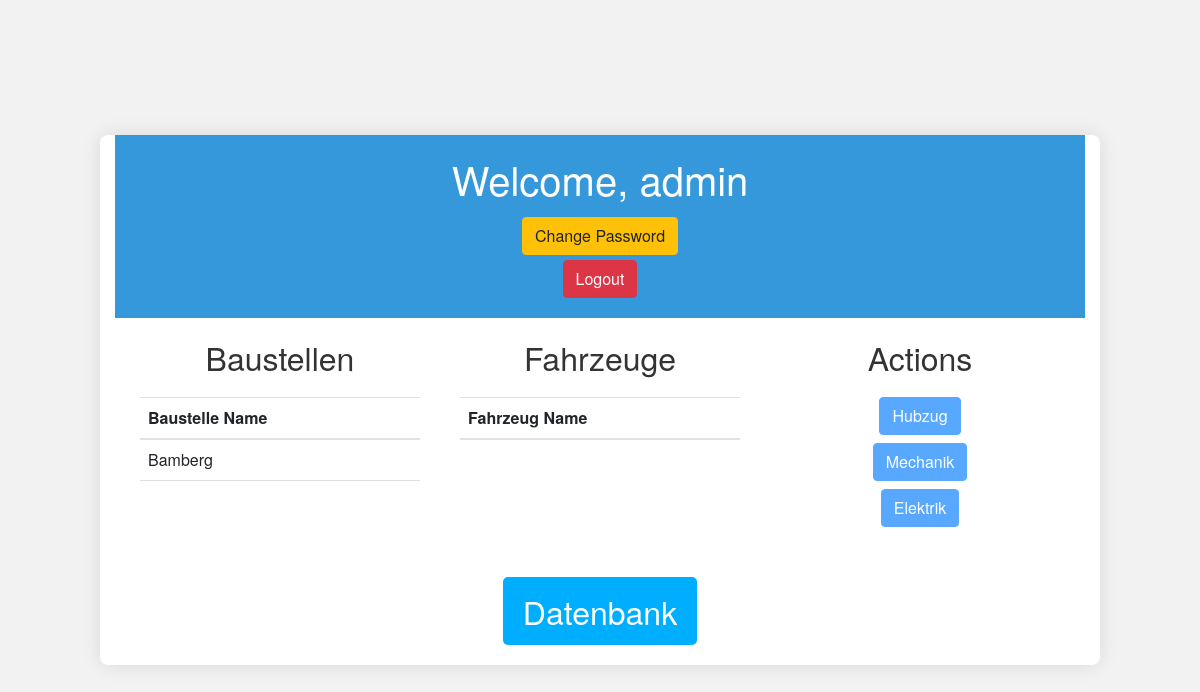
The app's page /userView/ (signed in), older data.
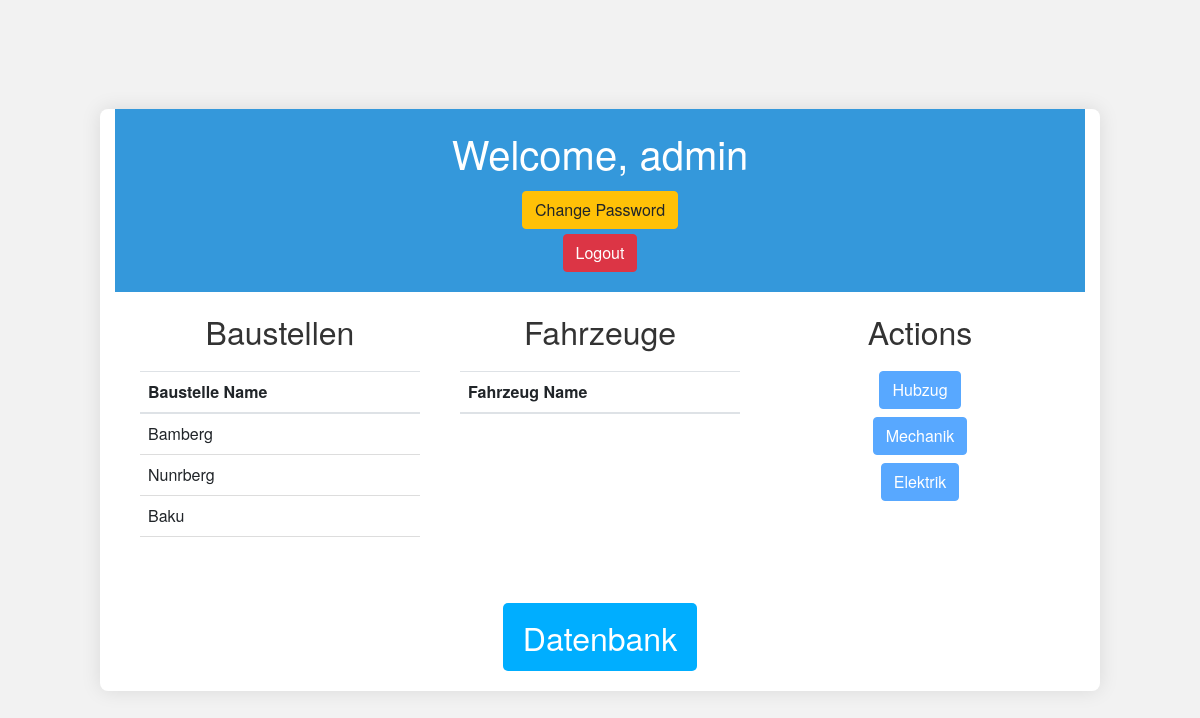
The same page, newer data.
### myapp/models.py (models this page shows, shortened)
class newBaustelle(models.Model):
    baustelleName=models.CharField(max_length=30)

### myapp/views.py (the view)
# urls.py: path('userView/', views.userView, name='user_view'),
@login_required(login_url="/")
def userView(request):
    modal_show = False  # Flag to control modal display
    if request.method == 'POST':
        userPasswordForm = PasswordChangeForm(request.user, request.POST)
        if userPasswordForm.is_valid():
            user = userPasswordForm.save()
            update_session_auth_hash(request, user)
            messages.success(request, 'Your password was successfully updated!')
            return redirect('/')  # Adjust the redirect as needed
        else:
            modal_show = True  # Set the flag to keep the modal open
    else:
        userPasswordForm = PasswordChangeForm(request.user)
    username = request.session.get('username', '')
    context = {
        'username': username,
        'baustellen_list': newBaustelle.objects.all(),
        'fahrzeug_list': newFahrzeug.objects.all(),
        'userPassword_form': userPasswordForm,
        'modal_show': modal_show  # Pass this flag to the template
    }
    return render(request, "userView.html", context)

### templates/userView.html (shortened to what this page needs)
<!DOCTYPE html>
{% load static %}
<html lang="en">
<head>
    <link href="https://stackpath.bootstrapcdn.com/bootstrap/4.3.1/css/bootstrap.min.css" rel="stylesheet">
    <link rel="stylesheet" href="{% static 'myapp/userView.css' %}">
</head>
<body>
    <div class="container-fluid">
        <header class="header">
            <h1>Welcome, {{ username }}</h1>
            <button type="button" class="btn btn-warning" data-toggle="modal" data-target="#passwordChangeModal">
                Change Password
            </button>
            <form action="{% url 'logout' %}" method="post" style="margin: 0;">
                <button type="submit" class="btn btn-danger">Logout</button>
            </form>
        </header>
        <div class="row">
            <div class="col-md-4 baustellen-panel">
                <h2>Baustellen</h2>
                <table class="table">
                    <thead>
                        <tr>
                            <th>Baustelle Name</th>
                        </tr>
                    </thead>
                    <tbody>
                        {% for baustelle in baustellen_list %}
                        <tr data-baustelle-id="{{ baustelle.id }}" onclick="selectBaustelle(this, {{ baustelle.id }})">
                            <td>{{ baustelle.baustelleName }}</td>
                        </tr>
                        {% empty %}
                        <tr>
                            <td>No Baustellen found.</td>
                        </tr>
                        {% endfor %}
                    </tbody>
                </table>
            </div>
            <div class="col-md-4 fahrzeuge-panel">
                <h2>Fahrzeuge</h2>
                <table class="table" id="fahrzeugTable">
                    <thead>
                        <tr>
                            <th>Fahrzeug Name</th>
                        </tr>
                    </thead>
                </table>
            </div>
            <div class="col-md-4 actions-panel text-center">
                <h2>Actions</h2>
                <button class="btn btn-primary action-btn disabled d-block mb-2 mx-auto" id="hubzugBtn" onclick="redirectTo('/hubzug/')">Hubzug</button>
                <button class="btn btn-primary action-btn disabled d-block mb-2 mx-auto" id="mechanikBtn" onclick="redirectTo('/mechanik/')">Mechanik</button>
                <button class="btn btn-primary action-btn disabled d-block mx-auto" id="elektrikBtn" onclick="redirectTo('/elektrik/')">Elektrik</button>
            </div>
        </div>
        <div class="button-container">
            <a href='/protocol_list' class="btn btn-secondary buttonDatenbank">Datenbank</a>
        </div>
    </div>
</body>
</html>

Row changes from the older to the newer data that the page shows:
added newBaustelle: baustelleName "Nunrberg"
added newBaustelle: baustelleName "Baku"
